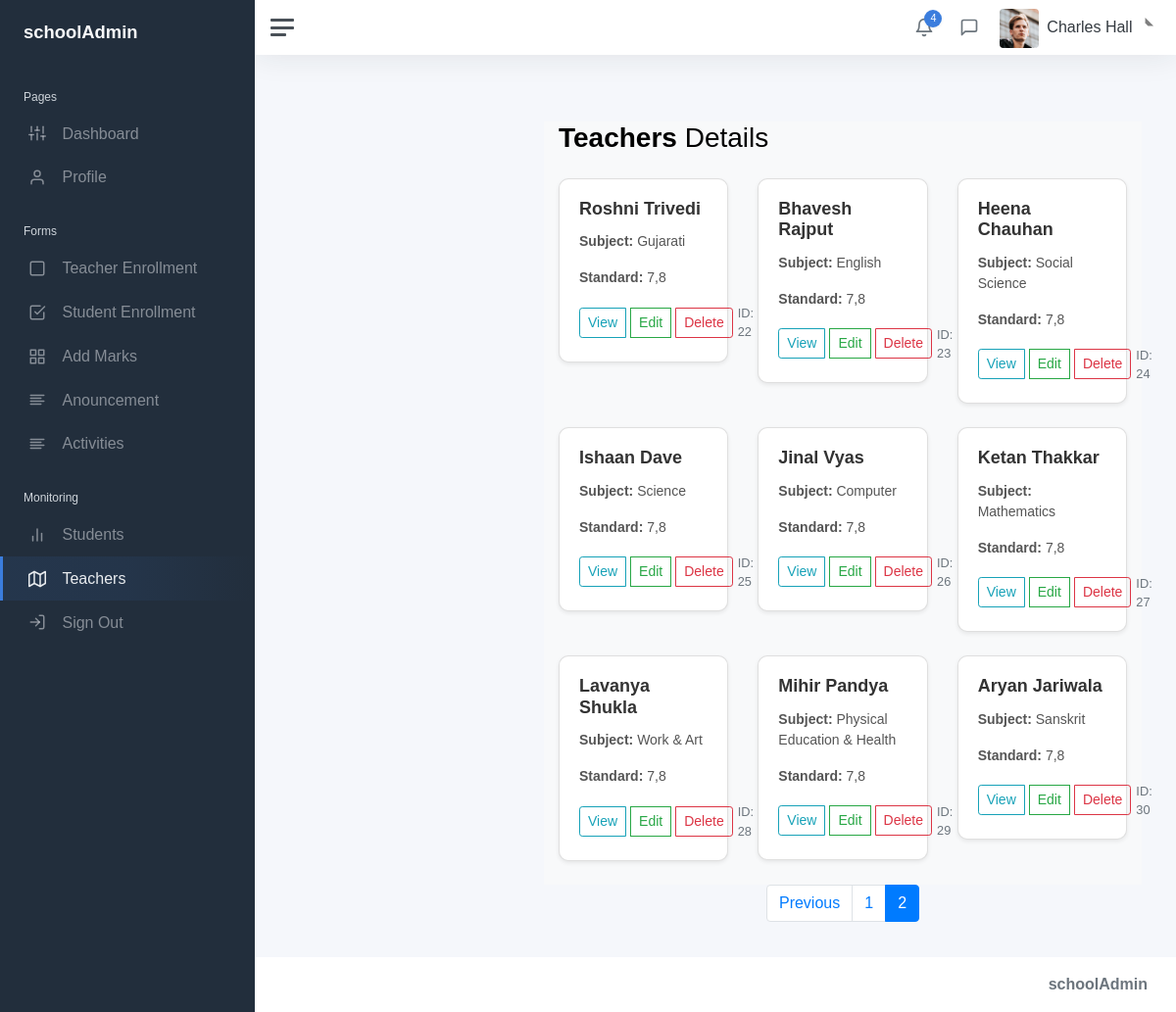
The page /teacher.php?page=2 on the database its author committed.
### tables this page shows
CREATE TABLE `teacher_1` (
  `teacher_id` int(11) NOT NULL,
  `teacher_name` varchar(100) NOT NULL,
  `teacher_phone` varchar(15) NOT NULL,
  `teacher_email` varchar(100) NOT NULL,
  `teacher_salary` decimal(10,2) NOT NULL,
  `teacher_dob` date NOT NULL,
  `teacher_address` text NOT NULL,
  `qualification` varchar(100) NOT NULL,
  `subject` varchar(255) NOT NULL,
  `std` varchar(20) NOT NULL,
  `gender` enum('Male','Female','Other') NOT NULL,
  `school_name` varchar(255) NOT NULL,
  `school_no` int(11) DEFAULT NULL
);

### teacher-list-display.php (the view, shortened to what this page needs)
<!DOCTYPE html>
<html lang="en">
<head>
    <link rel="stylesheet" href="https://cdn.jsdelivr.net/npm/bootstrap@4.5.3/dist/css/bootstrap.min.css">
    <link rel="stylesheet" href="https://cdnjs.cloudflare.com/ajax/libs/font-awesome/6.4.0/css/all.min.css">
    <link rel="stylesheet" href="/schoolMonitoring/adminkit-dev/static/css/teacher-list-display.css">
</head>
<body>
    <main role="main" style="margin-top: 3rem;">
        <div class="container">
            <div class="container bg-light">
                <h1 class="h3 mb-4"><strong>Teachers</strong> Details</h1>
                <div class="row">
                    <?php
                    include_once 'connection.php';
                    $limit = 21;
                    $page = isset($_GET['page']) ? $_GET['page'] : 1;
                    $offset = ($page - 1) * $limit;
                    $total_query = "SELECT COUNT(*) FROM teacher_1 WHERE school_no = 1";
                    $total_result = mysqli_query($conn, $total_query);
                    $total_rows = mysqli_fetch_array($total_result)[0];
                    $total_pages = ceil($total_rows / $limit);
                    $select = "SELECT * FROM teacher_1 LIMIT $limit OFFSET $offset";
                    $result = mysqli_query($conn, $select);
                    if ($result) {
                        while ($row = mysqli_fetch_assoc($result)) {
                            echo '<div class="col-md-4">
                                        <div class="card mb-4 shadow-sm">
                                            <div class="card-body">
                                                <h5 class="card-title">' . $row['teacher_name'] . '</h5>
                                                <p class="card-text"><b>Subject:</b> ' . $row['subject'] . '</p>
                                                <p class="card-text"><b>Standard:</b> ' . $row['std'] . '</p>
                                                <div class="d-flex justify-content-between align-items-center">
                                                    <div class="btn-group">
                                                        <button class="btn btn-sm btn-outline-info view-btn"
                                                            data-teacher_id="' . $row['teacher_id'] . '"
                                                            data-teacher_name="' . $row['teacher_name'] . '"
                                                            data-teacher_phone="' . $row['teacher_phone'] . '"
                                                            data-teacher_email="' . $row['teacher_email'] . '"
                                                            data-teacher_salary="' . $row['teacher_salary'] . '"
                                                            data-teacher_dob="' . $row['teacher_dob'] . '"
                                                            data-teacher_address="' . $row['teacher_address'] . '"
                                                            data-qualification="' . $row['qualification'] . '"
                                                            data-subject="' . $row['subject'] . '"
                                                            data-std="' . $row['std'] . '"
                                                            data-gender="' . $row['gender'] . '"
                                                            data-school_name="' . $row['school_name'] . '"
                                                            data-school_no="' . $row['school_no'] . '"
                                                            data-toggle="modal"
                                                            data-target="#viewModal">View</button>
                                                            <button class="btn btn-sm btn-outline-success edit-btn"
                                                            data-teacher_id="' . $row['teacher_id'] . '"
                                                            data-teacher_name="' . $row['teacher_name'] . '"
                                                            data-teacher_phone="' . $row['teacher_phone'] . '"
                                                            data-teacher_email="' . $row['teacher_email'] . '"
                                                            data-teacher_salary="' . $row['teacher_salary'] . '"
                                                            data-teacher_dob="' . $row['teacher_dob'] . '"
                                                            data-teacher_address="' . $row['teacher_address'] . '"
                                                            data-qualification="' . $row['qualification'] . '"
                                                            data-subject="' . $row['subject'] . '"
                                                            data-std="' . $row['std'] . '"
                                                            data-gender="' . $row['gender'] . '"
                                                            data-school_name="' . $row['school_name'] . '"
                                                            data-school_no="' . $row['school_no'] . '"
                                                            data-toggle="modal"
                                                            data-target="#editModal">Edit</button>
                                                        <a href="#" class="btn btn-sm btn-outline-danger delete-btn" data-toggle="modal" data-target="#deleteConfirmModal" data-teacher_id="' . $row['teacher_id'] . '" data-page="' . $page . '">Delete</a>                                                    </div>
                                                    <small class="text-muted">ID: ' . $row['teacher_id'] . '</small>
                                                </div>
                                            </div>
                                        </div>
                                    </div>';
                        }
                    }
                    ?>
                </div>
            </div>
        </div>
        <nav aria-label="Page navigation">
            <ul class="pagination justify-content-center">
                <?php if ($page > 1): ?>
                    <li class="page-item"><a class="page-link" href="?page=<?php echo $page - 1; ?>">Previous</a></li>
                <?php endif; ?>
                <?php for ($i = 1; $i <= $total_pages; $i++): ?>
                    <li class="page-item <?php if ($i == $page) echo 'active'; ?>">
                        <a class="page-link" href="?page=<?php echo $i; ?>"><?php echo $i; ?></a>
                    </li>
                <?php endfor; ?>
            </ul>
        </nav>
    </main>
</body>
</html>

### css/teacher-list-display.css (style rules this page uses)
body { font-family: "Arial", sans-serif; background-color: #f8f9fa; color: #343a40; }
h1 { font-size: 24px; font-weight: bold; color: #007bff; margin-bottom: 20px; clear: both; }
main { margin-left: 260px; padding: 20px; width: calc(100% - 260px); }
.container { display: flex; flex-direction: column; }
.card { border-radius: 10px; transition: all 0.3s ease-in-out; box-shadow: 0 4px 8px rgba(0, 0, 0, 0.1); margin-bottom: 20px; }
.card-title { font-size: 18px; font-weight: bold; color: #333; }
.card-text { font-size: 14px; color: #555; }
.btn-group .btn { margin-right: 5px; }
.row { display: flex; flex-wrap: wrap; margin: 0 -15px; }
.col-md-4 { flex: 0 0 33.333333%; max-width: 33.333333%; padding: 0 15px; }

### rows shown on the page
teacher_1: teacher_name "Roshni Trivedi", subject "Gujarati", std "7,8", teacher_id "22"
teacher_1: teacher_name "Bhavesh Rajput", subject "English", std "7,8", teacher_id "23"
teacher_1: teacher_name "Heena Chauhan", subject "Social Science", std "7,8", teacher_id "24"
teacher_1: teacher_name "Ishaan Dave", subject "Science", std "7,8", teacher_id "25"
teacher_1: teacher_name "Jinal Vyas", subject "Computer", std "7,8", teacher_id "26"
teacher_1: teacher_name "Ketan Thakkar", subject "Mathematics", std "7,8", teacher_id "27"
teacher_1: teacher_name "Lavanya Shukla", subject "Work & Art", std "7,8", teacher_id "28"
teacher_1: teacher_name "Mihir Pandya", subject "Physical Education & Health", std "7,8", teacher_id "29"
teacher_1: teacher_name "Aryan Jariwala", subject "Sanskrit", std "7,8", teacher_id "30"
